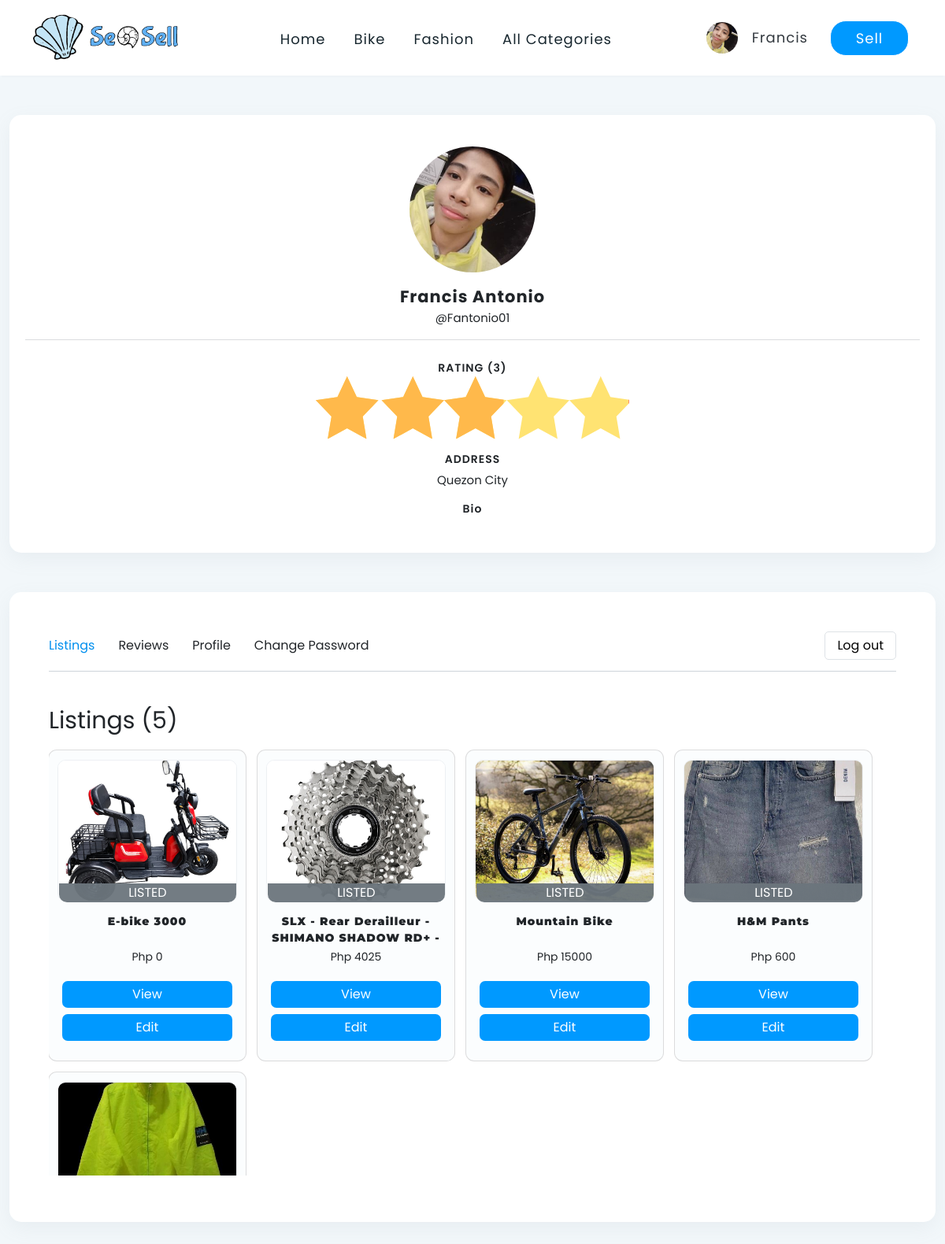
Screenshot of /FrontEnd/userform.php (signed in) with the database file from the repository.
### tables this page shows
CREATE TABLE `user` (
  `USER_ID` int(11) NOT NULL,
  `USERNAME` varchar(200) NOT NULL,
  `PASSWORD` varchar(200) NOT NULL,
  `FIRSTNAME` varchar(200) NOT NULL,
  `LASTNAME` varchar(200) NOT NULL,
  `BIO` longtext NOT NULL,
  `REGION` varchar(200) NOT NULL,
  `CITY` varchar(200) NOT NULL,
  `EMAIL_ADDRESS` varchar(200) NOT NULL,
  `MOBILE_NUMBER` varchar(200) NOT NULL,
  `GENDER` varchar(200) NOT NULL,
  `BIRTHDAY` varchar(200) NOT NULL,
  `PROFILE_PIC` varchar(200) NOT NULL,
  `SESSION_KEY` varchar(200) NOT NULL,
  `RATING` varchar(200) NOT NULL,
  `JOINED_DATE` varchar(200) NOT NULL
);

### FrontEnd/includes/functions/fetch.php (called while the page is built, shortened)
<?php
    include "connection.php";
    $id = $_SESSION['id'];
    $sql = "SELECT * FROM user WHERE SESSION_KEY = '$id'";
    $result = mysqli_query($conn,$sql);
    if ($result->num_rows > 0) {
        while($row = $result->fetch_assoc()) {
        $firstname = $row['FIRSTNAME'];
        $profile_pic= $row['PROFILE_PIC'];
        }
    }else{
        $key= "";
    }
?>

### FrontEnd/includes/functions/userprofile.php (called while the page is built, shortened)
<?php
    include "connection.php";
    $id = $session_id;
    $sql = "SELECT * FROM user WHERE SESSION_KEY = '$id'";
    $result = mysqli_query($conn,$sql);
    if ($result->num_rows > 0) {
        while($row = $result->fetch_assoc()) {
            $username_u= $row['USERNAME'];
            $firstname_u = $row['FIRSTNAME'];
            $lastname_u= $row['LASTNAME'];
            $city_u = $row['CITY'];
            $profile_pic_u= $row['PROFILE_PIC'];
            $rates= $row['RATING'];
            if($rates != ""){
                $rate_u = round($rates,1);
            }else{
                $rate_u = "No ratings yet";
                $rate_perc =  0 * 20;
            }
        }
    }else{
    }
?>

### FrontEnd/userform.php (the view, shortened to what this page needs)
<?php
    $sell_id = $_SESSION['seller_id'];
    include"includes/functions/action.php";
    include"php/navbar.php";
    if($sell_id == ""){
      $session_id = $_SESSION['id'];
    }else{
      $session_id = $_SESSION['seller_id'];
    }
    include"includes/functions/userprofile.php";
?>
<!DOCTYPE html>
<html lang="en">
<head>
    <link rel="stylesheet" href="includes/css-bootstrap/bootstrap.min.css">
</head>
<body onload="onload_func()">
  <form action="<?php $_PHP_SELF?>" method="POST" enctype="multipart/form-data" >
    <div class="container-fluid">
        <div class="row">
            <div class="col-xxl-2">
              <div class="container-smbox">
                <img src="includes/images/Profile-pic/<?php echo $profile_pic_u?>" class="user-icon">
                <p class="user-txt"><?php echo $firstname_u ." ".$lastname_u?></p>
                <p class="username-txt">@<?php echo $username_u?></p>
                <hr>
                <p class="sm-txt">RATING (<?=$rate_u?>)</p>
                <svg viewBox="0 0 1000 200" class='rating right'>
                    <defs>
                      <polygon id="star" points="100,0 131,66 200,76 150,128 162,200 100,166 38,200 50,128 0,76 69,66 "/>
                      <clipPath id="stars">
                        <use xlink:href="#star"/>
                        <use xlink:href="#star" x="21%"/>
                        <use xlink:href="#star" x="41%"/>
                        <use xlink:href="#star" x="61%"/>
                        <use xlink:href="#star" x="81%"/>
                      </clipPath>
                    </defs>
                    <rect class='rating__background' clip-path="url(#stars)"></rect>
                    <rect width="<?=$rate_perc?>%" class='rating__value' clip-path="url(#stars)"></rect>
                </svg>
                <br>
                <p class="sm-txt">ADDRESS</p>
                <p class="sm-txt1"><?php echo $city_u?></p>
                <p class="sm-txt">Bio</p>
              </div>
            </div>
            <div class="col-xxl-6">
                <div class="container-box">
                  <div class="category-box">
                    <p class="cat-1-txt" id="a1" onclick="nexttab('tab1','a1')" style="color:#008fee;">Listings</p>
                    <p class="cat-1-txt" id="a2" onclick="nexttab('tab2','a2')">Reviews</p>
                    <input class="cat-3-txt" name="log_out" type="submit" value="Log out" id="logout">
                    <p class="cat-1-txt" id="a3" onclick="nexttab('tab3','a3')">Profile</p>
                    <p class="cat-1-txt" id="a4" onclick="nexttab('tab4','a4')" style="float:none">Change Password</p>
                  </div>
                  <div class="listing tab" id="tab1">
                      <p class="title-txt-listing" id="i">Listings</p>
                      <div class="container-productbox">
                        <?php
                            include "includes/functions/connection.php";
                            if($sell_id == ""){
                              $bike = "AND (bike_product.STATUS = 'LISTED' OR bike_product.STATUS = 'RESERVED') ";
                              $fashion = "AND (fashion_product.STATUS = 'LISTED' OR fashion_product.STATUS = 'RESERVED') ";
                            }
                            $sql = " (SELECT
                            PRODUCT_NAME, PRODUCT_PRICE, product_img.IMG_NAME, user.USERNAME,user.PROFILE_PIC, bike_product.PROD_ID, bike_product.STATUS
                            FROM bike_product
                            JOIN product_img ON bike_product.PROD_ID=product_img.PROD_ID
                            JOIN user ON bike_product.SELLER_ID=user.SESSION_KEY
                            WHERE bike_product.SELLER_ID = '$session_id' AND product_img.IMG_INDEX = 0 ". $bike ."
                            )
                            UNION
                            (
                            SELECT
                                PRODUCT_NAME, PRODUCT_PRICE,fashion_imgs.IMG_NAME, user.USERNAME,user.PROFILE_PIC, fashion_product.PROD_ID, fashion_product.STATUS
                            FROM fashion_product
                            JOIN fashion_imgs ON fashion_product.PROD_ID=fashion_imgs.PROD_ID
                            JOIN user ON fashion_product.SELLER_ID=user.SESSION_KEY
                            WHERE fashion_product.SELLER_ID = '$session_id' AND fashion_imgs.IMG_INDEX = 0 " . $fashion ."
                            );";
                            $result = mysqli_query($conn,$sql);
                            if ($result->num_rows > 0) {
                                while($row = $result->fetch_assoc()) {
                                    $prod_img = $row["IMG_NAME"];
                                    $prod_name = $row["PRODUCT_NAME"];
                                    $prod_prc = $row["PRODUCT_PRICE"];
                                    $prod_id= $row["PROD_ID"];
                                    $product_status = $row['STATUS'];
                                    echo"<div class='product-box'>
                                          <div>
                                            <img src='includes/images/client-product/$prod_img' class='product-img'>
                                            <div class='status_box'>$product_status</div>
                                          </div>
                                          <p class='product-name-txt'>$prod_name</p>
                                          <p class='product-price-txt'>Php $prod_prc</p>
                                          <a href=product.php?id=$prod_id><div class='edit_btn_product'>View</div></a>
                                          <a id='edit' href=Editlisting.php?id=$prod_id><div class='edit_btn_product ed'>Edit</div></a>
                                        </div>";
                                }
                            }else{
                              echo" <div class='message'>
                                      <img src='includes/images/header-background/undraw_empty_cart_co35.svg' class='img_message'>
                                      <p class='message_txt'>@$username_u doesn't have any listings yet</p>
                                    </div>";
                            }
                        ?>
                      </div>
                  </div>
                </div>
            </div>
        </div>
    </div>
  </form>
</body>
</html>

### FrontEnd/php/navbar.php (shortened to what this page needs)
<?php
  include"includes/functions/fetch.php";
?>
<!DOCTYPE html>
<html lang="en">
<head>
</head>
<body>
    <form action="<?php $_PHP_SELF?>" method="POST">
      <div class="container-fluid">
        <div class="row s">
          <div class="col-xxl-10 col-lg-12">
            <nav class="navbar navbar-expand-lg">
              <div class="container-fluid">
                <div>
                  <img src="includes/images/Logo/logo3wcolor1.png" class="logo">
                </div>
                <div class="collapse navbar-collapse" id="navbarTogglerDemo02">
                  <ul class="navbar-nav me-auto mb-2 mb-lg-0 center-div">
                    <li class="nav-item ">
                      <a class="nav-link hover" href="index.php">Home</a>
                    </li>
                    <li class="nav-item">
                      <a class="nav-link hover" href="Bikeform.php">Bike</a>
                    </li>
                    <li class="nav-item">
                      <a class="nav-link hover" href="Fashionform.php">Fashion</a>
                    </li>
                    <li class="nav-item">
                      <a class="nav-link remove hover" href="#">All Categories</a>
                    </li>
                  </ul>
                  <ul class="navbar-nav">
                    <li class="nav-item rem" id = "1" style="display:none">
                      <img src="includes/images/Profile-pic/<?php echo $profile_pic?>"class="user-profile">
                    </li>
                    <li class="nav-item"  id = "2" style="display:none">
                      <input class="nav-link account" type="submit" value="<?php echo $firstname?>" name="user_enter">
                    </li>
                    <li class="nav-item">
                      <a onclick="haha()" id="a" class="nav-link sell-btn" href="listing.php">Sell</a>
                    </li>
                  </ul>
                </div>
              </div>
            </nav>
          </div>
        </div>
      </div>
    </form>
</body>
</html>

### rows the page displays
user: PROFILE_PIC (picture), user_enter "Francis", FIRSTNAME "Francis", LASTNAME "Antonio", USERNAME "Fantonio01", RATING "3", CITY "Quezon City"

### other values shown
$product_status "LISTED"
$prod_name "E-bike 3000"
$prod_prc "0"
$prod_name "SLX - Rear Derailleur - SHIMANO SHADOW RD+ -…"
$prod_prc "4025"
$prod_name "Mountain Bike"
$prod_prc "15000"
$prod_name "H&M Pants"
$prod_prc "600"
